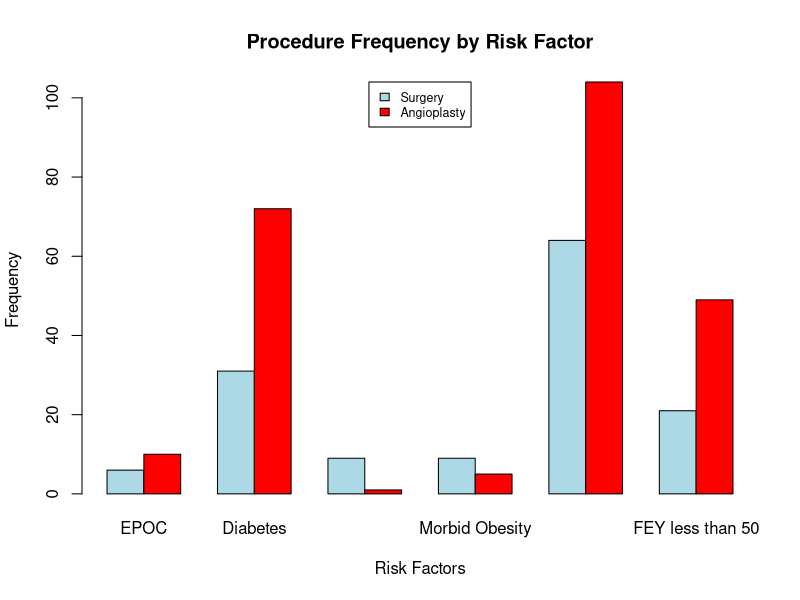

Write the R code that produced this figure.
dataset <- read.csv("dataset.csv", sep=";")

# 1) Factores de riesgo con procedimientos

riskCirugia <- dataset[which(dataset$PROCEDIMIENTO == "CIRUGIA"),] 
frecRiesgoCirugia<- c(as.numeric(length(factor(which(riskCirugia$EPOC == 1)))), as.numeric(length(factor(which(riskCirugia$DIABETES == 1)))), as.numeric(length(factor(which(riskCirugia$HIPERTENSION.PULMONAR == 1)))), as.numeric(length(factor(which(riskCirugia$OBESIDAD.MORBIDA == 1)))),  as.numeric(length(factor(which(riskCirugia$EDAD >65)))), as.numeric(length(factor(which(riskCirugia$FEY <50))))) 
cols<- c("EPOC", "Diabetes", "Lung Hypertension", "Morbid Obesity", "Age above 65", "FEY less than 50")
rows<- c("Cirugia", "Angioplastia")
riskATC <- dataset[which(dataset$PROCEDIMIENTO == "ANGIOPLASTIA"),]
frecRiesgoATC<- c(as.numeric(length(factor(which(riskATC$EPOC == 1)))), as.numeric(length(factor(which(riskATC$DIABETES == 1)))), as.numeric(length(factor(which(riskATC$HIPERTENSION.PULMONAR == 1)))), as.numeric(length(factor(which(riskATC$OBESIDAD.MORBIDA == 1)))),  as.numeric(length(factor(which(riskATC$EDAD >65)))), as.numeric(length(factor(which(riskATC$FEY <50))))) 

procedRisksData<-data.frame(frecRiesgoCirugia,frecRiesgoATC, row.names = cols)
colnames(procedRisksData)[1]<-"Surgery"
colnames(procedRisksData)[2]<-"Angioplasty"

procedRisksData

barplot(t(as.matrix(procedRisksData)),beside=TRUE,main="Procedure Frequency by Risk Factor",xlab="Risk Factors", ylab="Frequency", col=c("lightblue", "red"),
        legend.text = colnames(procedRisksData),args.legend=list(cex=0.75,x = "top"))


# 2) Relación entre procedimiento y complicaciones

  #